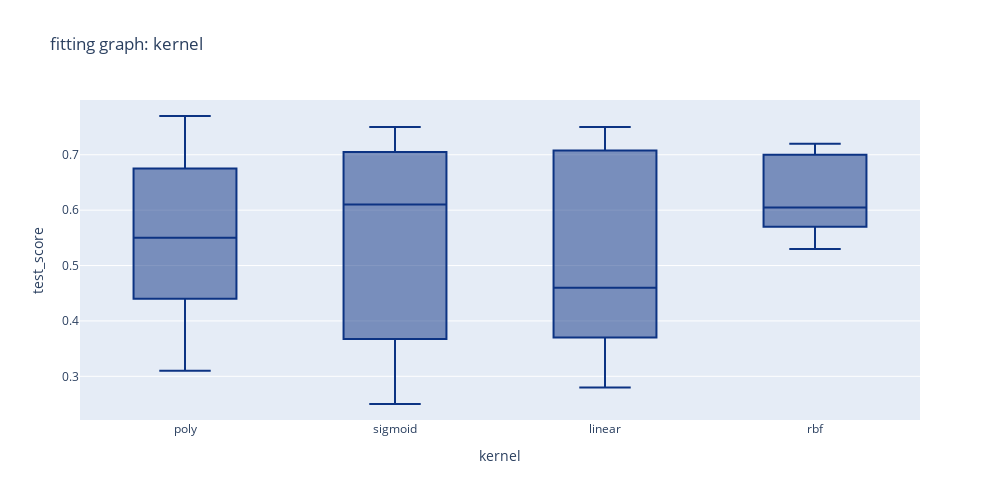

The notebook cell saved with this chart:
### Code cell
#comparison of kernel performance
fig = px.box(
    data_frame = nusvc_optim.results,
    x = "kernel",
    y = "test_score",

    color_discrete_sequence = plt_style_s,
    title = "fitting graph: kernel",
    width = 1000,
    height = 500,

    #labels = {"test_score" : "validation_acc"}
)

fig.show()

### Figure 1 — Plotly figure (JSON) as saved in the notebook; plotly's stock layout.template omitted (floating-point values rounded to 4 significant figures; data arrays with more than 128 entries replaced by an {"elided": "..."} marker saying what was removed)
{"data": [{"alignmentgroup": "True", "hovertemplate": "kernel=%{x}<br>test_score=%{y}<extra></extra>", "legendgroup": "", "marker": {"color": "rgb(12,51,131)"}, "name": "", "notched": false, "offsetgroup": "", "orientation": "v", "showlegend": false, "type": "box", "x": {"elided": "137 str values"}, "x0": " ", "xaxis": "x", "y": {"elided": "137 float values"}, "y0": " ", "yaxis": "y"}], "layout": {"boxmode": "group", "height": 500, "legend": {"tracegroupgap": 0}, "title": {"text": "fitting graph: kernel"}, "width": 1000, "xaxis": {"anchor": "y", "domain": [0, 1], "title": {"text": "kernel"}}, "yaxis": {"anchor": "x", "domain": [0, 1], "title": {"text": "test_score"}}}}
